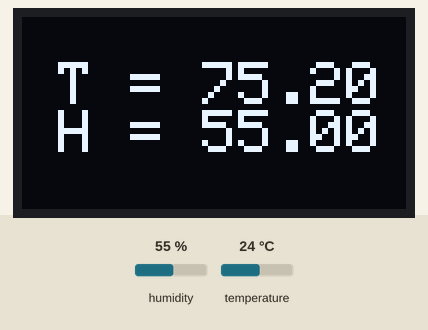
Simulated run of this sketch. Board: ESP8266 (NodeMCU). Parts: 128×64 one-colour display. Inputs (shaded band) come from the test bench; at power-on: humidity 55 %, temperature 24 °C. WiFi joins after 1.5 s; servers stay silent unless stated; the display library's start-up logo is not drawn; network time is answered at once with the bench clock; the local clock reads 2024-03-15 10:24:30 at power-on unless the sketch sets it; random numbers use the default seed unless the sketch sets one; no MQTT or app messages arrive unless stated; what the sketch prints to the serial monitor is not drawn.

Above: at 60.1 s.

The sketch:

mon.ino
```cpp
/*
  periodically read a HTU21DF sensor
  publish the readings to a MQTT broker
  update values on OLED display

*/

#include <ESP8266WiFi.h>
#include <WiFiUdp.h>
#include <PubSubClient.h>
#include <NTPClient.h>
#include <time.h>
#include <Adafruit_GFX.h>
#include <Adafruit_SSD1306.h>
#include <Adafruit_HTU21DF.h>

#define SCREEN_WIDTH 128                      // OLED display width, in pixels
#define SCREEN_HEIGHT 64                      // OLED display height, in pixels

const char* ssid = "FrontierHSI";
const char* password = "";
const char* mqtt_server = "192.168.254.221";

#define PUB_TOPIC_H             "258Thomas/shop/dryer/sensor/humidity"
#define PUB_TOPIC_T             "258Thomas/shop/dryer/sensor/temperature"
#define PUB_TOPIC_RH            "258Thomas/shop/dryer/sensor/humidity/raw"
#define PUB_TOPIC_RT            "258Thomas/shop/dryer/sensor/temperature/raw"
#define MQTT_MESSAGE_SIZE  200
#define LOOP_DELAY  60000                     // time between readings
#define EST_OFFSET   -4                       // convert GMT to EST
#define NTP_OFFSET   60 * 60 * EST_OFFSET     // In seconds
#define NTP_INTERVAL 60 * 1000                // In milliseconds
#define NTP_ADDRESS  "us.pool.ntp.org"

#define OLED_RESET     -1         // Reset pin # (or -1 if sharing Arduino reset pin)
Adafruit_SSD1306 display(SCREEN_WIDTH, SCREEN_HEIGHT, &Wire, OLED_RESET);
Adafruit_HTU21DF htu;

WiFiUDP ntpUDP;
NTPClient timeClient(ntpUDP, NTP_ADDRESS, NTP_OFFSET, NTP_INTERVAL);

WiFiClient espClient;
PubSubClient client(espClient);

long lastMsg = 0;
char msg[MQTT_MESSAGE_SIZE];
int value = 0;

/* setu a wifi connection */
void setup_wifi() {
  delay(10);
  // Connect to WiFi network
  Serial.println();
  Serial.print("Connecting to ");
  Serial.println(ssid);
  WiFi.begin(ssid, password);

  while (WiFi.status() != WL_CONNECTED) {
    delay(500);
    Serial.print(".");
  }

  randomSeed(micros());

  Serial.println("");
  Serial.println("WiFi connected");
  Serial.println("IP address: ");
  Serial.println(WiFi.localIP());
}

void callback(char* topic, byte* payload, unsigned int length) {
  Serial.print("Message arrived [");
  Serial.print(topic);
  Serial.print("] ");
  for (int i = 0; i < (int)length; i++) {
    Serial.print((char)payload[i]);
  }
  Serial.println();
}

void reconnect() {
  // Loop until we're reconnected
  while (!client.connected()) {
    Serial.print("Attempting MQTT connection...");
    // Create a random client ID
    String clientId = "ESP8266Client-";
    clientId += String(random(0xffff), HEX);
    // Attempt to connect
    if (client.connect(clientId.c_str())) {
      Serial.println("connected");
    }
    else {
      Serial.print("failed, rc=");
      Serial.print(client.state());
      Serial.println(" try again in 10 seconds");
      // Wait 10 seconds before retrying
      delay(10000);
    }
  }
}

void setup() {

  Serial.begin(115200);                 // start the serial interface
  setup_wifi();                         // connect to wifi
  timeClient.begin();                   // initialize time client
  htu.begin();                          // initialize the sensor
  client.setServer(mqtt_server, 1883);  // initialize MQTT broker
  client.setCallback(callback);         // set routine to be called when a message recieved

   // SSD1306_SWITCHCAPVCC = generate display voltage from 3.3V internally
  if(!display.begin(SSD1306_SWITCHCAPVCC, 0x3C)) {
    Serial.println(F("SSD1306 allocation failed"));
    for(;;); // Don't proceed, loop forever
  }
  display.display();
  delay(2000); // Pause for 2 seconds

  // Clear the buffer
  display.clearDisplay();
  display.setTextSize(1);             // Normal 1:1 pixel scale
  display.setTextColor(WHITE);        // Draw white text
  display.setCursor(0,0);             // Start at top-left corner
}

void loop() {

  float                 temperature;
  float                 humidity;
  unsigned long         epoch;
  char*                 c_time_string;
  time_t                unix_time;

  // update the time client
  timeClient.update();

  // reconnect if necessary
  if (!client.connected()) {
    reconnect();
  }

  client.loop();

  long now = millis();
  if (now - lastMsg > LOOP_DELAY) {
    lastMsg = now;
    ++value;
    temperature = (htu.readTemperature() * 1.8) + 32;
    humidity = htu.readHumidity();
    if (isnan(temperature) || isnan(humidity)){
      Serial.println("sensor read failed");
      return;
    }

    display.clearDisplay();
    display.setTextSize(2);
    display.setTextColor(WHITE);        // Draw white text
    display.setCursor(0,15);
    display.print(" T = ");
    display.println(temperature);
    display.print(" H = ");
    display.println(humidity);
    display.display();

    // get the time
    epoch =  timeClient.getEpochTime();
    unix_time = static_cast<time_t>(epoch);
    c_time_string = ctime(&unix_time);

    // remove carriage return
    char *src, *dst;
    for (src = dst = c_time_string; *src != '\0'; src++) {
        *dst = *src;
        if (*dst != '\n') dst++;
    }
    *dst = '\0';

    // publish the readings
    snprintf (msg, MQTT_MESSAGE_SIZE, "%s temperature: %2.2f", c_time_string,temperature);
    client.publish(PUB_TOPIC_T, msg);
    snprintf (msg, MQTT_MESSAGE_SIZE, "%s humidity: %2.2f", c_time_string,humidity);
    client.publish(PUB_TOPIC_H, msg);
    snprintf (msg, MQTT_MESSAGE_SIZE, "%2.2f", temperature);
    client.publish(PUB_TOPIC_RT, msg);
    snprintf (msg, MQTT_MESSAGE_SIZE, "%2.2f", humidity);
    client.publish(PUB_TOPIC_RH, msg);
    Serial.printf("%s published sensor readings\n", c_time_string);
  }
}
```
